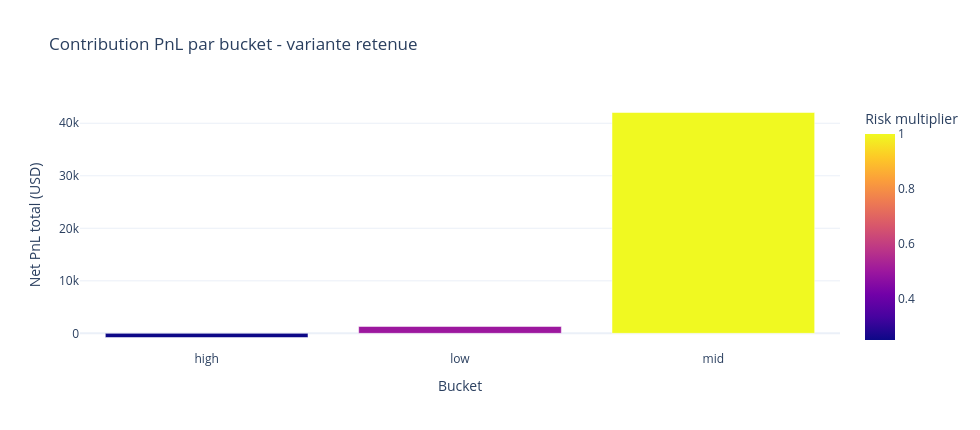

The notebook cell saved with this chart:
### Markdown cell above
## 8. Logique de Sizing en Pratique

Cette section montre comment l'overlay retenu se traduit trade par trade et bucket par bucket.

### Code cell
bucket_trade_stats = (
    trade_buckets.groupby(["bucket_label", "risk_multiplier"], dropna=False)
    .agg(
        n_trades=("trade_id", "count"),
        avg_quantity=("quantity", "mean"),
        avg_risk_per_trade_pct=("risk_per_trade_pct", "mean"),
        avg_actual_risk_usd=("actual_risk_usd", "mean"),
        total_net_pnl_usd=("net_pnl_usd", "sum"),
        avg_net_pnl_usd=("net_pnl_usd", "mean"),
    )
    .reset_index()
    .sort_values(["risk_multiplier", "bucket_label"])
)

for col in ["avg_quantity", "avg_risk_per_trade_pct", "avg_actual_risk_usd", "total_net_pnl_usd", "avg_net_pnl_usd"]:
    bucket_trade_stats[col] = pd.to_numeric(bucket_trade_stats[col], errors="coerce").round(2)

display(bucket_trade_stats)

fig_bucket_bar = px.bar(
    bucket_trade_stats,
    x="bucket_label",
    y="total_net_pnl_usd",
    color="risk_multiplier",
    barmode="group",
    title="Contribution PnL par bucket - variante retenue",
    labels={"bucket_label": "Bucket", "total_net_pnl_usd": "Net PnL total (USD)", "risk_multiplier": "Risk multiplier"},
)
fig_bucket_bar.update_layout(template=PLOT_TEMPLATE, width=980, height=430)
fig_bucket_bar.show()

### Figure 1 — Plotly figure (JSON) as saved in the notebook; plotly's stock layout.template omitted (floating-point values rounded to 4 significant figures)
{"data": [{"alignmentgroup": "True", "hovertemplate": "Bucket=%{x}<br>Net PnL total (USD)=%{y}<br>Risk multiplier=%{marker.color}<extra></extra>", "legendgroup": "", "marker": {"color": [0.25, 0.5, 1], "coloraxis": "coloraxis", "pattern": {"shape": ""}}, "name": "", "offsetgroup": "", "orientation": "v", "showlegend": false, "textposition": "auto", "type": "bar", "x": ["high", "low", "mid"], "xaxis": "x", "y": [-789.5, 1313, 42050], "yaxis": "y"}], "layout": {"barmode": "group", "coloraxis": {"colorbar": {"title": {"text": "Risk multiplier"}}, "colorscale": [[0, "#0d0887"], [0.1111, "#46039f"], [0.2222, "#7201a8"], [0.3333, "#9c179e"], [0.4444, "#bd3786"], [0.5556, "#d8576b"], [0.6667, "#ed7953"], [0.7778, "#fb9f3a"], [0.8889, "#fdca26"], [1, "#f0f921"]]}, "height": 430, "legend": {"tracegroupgap": 0}, "title": {"text": "Contribution PnL par bucket - variante retenue"}, "width": 980, "xaxis": {"anchor": "y", "domain": [0, 1], "title": {"text": "Bucket"}}, "yaxis": {"anchor": "x", "domain": [0, 1], "title": {"text": "Net PnL total (USD)"}}}}
